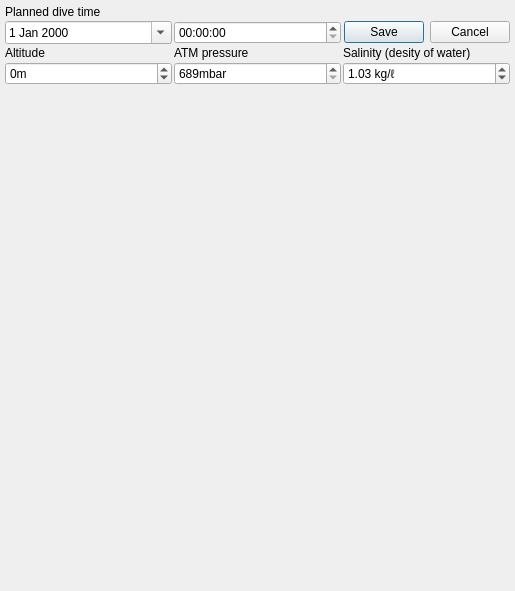
<?xml version="1.0" encoding="UTF-8"?>
<ui version="4.0">
 <class>DivePlanner</class>
 <widget class="QWidget" name="DivePlanner">
  <property name="enabled">
   <bool>true</bool>
  </property>
  <property name="geometry">
   <rect>
    <x>0</x>
    <y>0</y>
    <width>515</width>
    <height>591</height>
   </rect>
  </property>
  <layout class="QGridLayout" name="gridLayout">
   <property name="leftMargin">
    <number>5</number>
   </property>
   <property name="topMargin">
    <number>5</number>
   </property>
   <property name="rightMargin">
    <number>5</number>
   </property>
   <property name="bottomMargin">
    <number>5</number>
   </property>
   <property name="spacing">
    <number>0</number>
   </property>
   <item row="6" column="1">
    <widget class="QScrollArea" name="scrollArea">
     <property name="frameShape">
      <enum>QFrame::NoFrame</enum>
     </property>
     <property name="frameShadow">
      <enum>QFrame::Plain</enum>
     </property>
     <property name="widgetResizable">
      <bool>true</bool>
     </property>
     <widget class="QWidget" name="scrollAreaWidgetContents">
      <property name="geometry">
       <rect>
        <x>0</x>
        <y>0</y>
        <width>505</width>
        <height>581</height>
       </rect>
      </property>
      <layout class="QGridLayout" name="gridLayout_2">
       <property name="leftMargin">
        <number>0</number>
       </property>
       <property name="topMargin">
        <number>0</number>
       </property>
       <property name="rightMargin">
        <number>0</number>
       </property>
       <property name="bottomMargin">
        <number>0</number>
       </property>
       <property name="spacing">
        <number>2</number>
       </property>
       <item row="5" column="0" colspan="3">
        <widget class="TableView" name="tableWidget" native="true">
         <property name="sizePolicy">
          <sizepolicy hsizetype="MinimumExpanding" vsizetype="MinimumExpanding">
           <horstretch>0</horstretch>
           <verstretch>0</verstretch>
          </sizepolicy>
         </property>
         <property name="minimumSize">
          <size>
           <width>0</width>
           <height>50</height>
          </size>
         </property>
        </widget>
       </item>
       <item row="4" column="0" colspan="3">
        <widget class="TableView" name="cylinderTableWidget" native="true">
         <property name="sizePolicy">
          <sizepolicy hsizetype="MinimumExpanding" vsizetype="Fixed">
           <horstretch>0</horstretch>
           <verstretch>0</verstretch>
          </sizepolicy>
         </property>
         <property name="minimumSize">
          <size>
           <width>0</width>
           <height>50</height>
          </size>
         </property>
        </widget>
       </item>
       <item row="0" column="0">
        <widget class="QLabel" name="label">
         <property name="sizePolicy">
          <sizepolicy hsizetype="Expanding" vsizetype="Preferred">
           <horstretch>0</horstretch>
           <verstretch>0</verstretch>
          </sizepolicy>
         </property>
         <property name="text">
          <string>Planned dive time</string>
         </property>
        </widget>
       </item>
       <item row="1" column="0">
        <widget class="QDateEdit" name="dateEdit">
         <property name="sizePolicy">
          <sizepolicy hsizetype="Expanding" vsizetype="Fixed">
           <horstretch>0</horstretch>
           <verstretch>0</verstretch>
          </sizepolicy>
         </property>
         <property name="calendarPopup">
          <bool>true</bool>
         </property>
        </widget>
       </item>
       <item row="1" column="1">
        <widget class="QTimeEdit" name="startTime">
         <property name="sizePolicy">
          <sizepolicy hsizetype="Expanding" vsizetype="Fixed">
           <horstretch>0</horstretch>
           <verstretch>0</verstretch>
          </sizepolicy>
         </property>
        </widget>
       </item>
       <item row="1" column="2">
        <widget class="QDialogButtonBox" name="buttonBox">
         <property name="sizePolicy">
          <sizepolicy hsizetype="Expanding" vsizetype="Fixed">
           <horstretch>0</horstretch>
           <verstretch>0</verstretch>
          </sizepolicy>
         </property>
         <property name="standardButtons">
          <set>QDialogButtonBox::Cancel|QDialogButtonBox::Save</set>
         </property>
        </widget>
       </item>
       <item row="2" column="0">
        <widget class="QLabel" name="label_7">
         <property name="text">
          <string>Altitude</string>
         </property>
        </widget>
       </item>
       <item row="2" column="1">
        <widget class="QLabel" name="label_2">
         <property name="text">
          <string>ATM pressure</string>
         </property>
        </widget>
       </item>
       <item row="2" column="2">
        <widget class="QLabel" name="label_3">
         <property name="text">
          <string>Salinity (desity of water)</string>
         </property>
        </widget>
       </item>
       <item row="3" column="1">
        <widget class="QSpinBox" name="ATMPressure">
         <property name="sizePolicy">
          <sizepolicy hsizetype="Expanding" vsizetype="Fixed">
           <horstretch>0</horstretch>
           <verstretch>0</verstretch>
          </sizepolicy>
         </property>
         <property name="suffix">
          <string>mbar</string>
         </property>
         <property name="minimum">
          <number>689</number>
         </property>
         <property name="maximum">
          <number>1100</number>
         </property>
        </widget>
       </item>
       <item row="3" column="0">
        <widget class="QSpinBox" name="atmHeight">
         <property name="sizePolicy">
          <sizepolicy hsizetype="Expanding" vsizetype="Fixed">
           <horstretch>0</horstretch>
           <verstretch>0</verstretch>
          </sizepolicy>
         </property>
         <property name="suffix">
          <string>m</string>
         </property>
         <property name="minimum">
          <number>-100</number>
         </property>
         <property name="maximum">
          <number>3000</number>
         </property>
         <property name="singleStep">
          <number>10</number>
         </property>
        </widget>
       </item>
       <item row="3" column="2">
        <widget class="QDoubleSpinBox" name="salinity">
         <property name="sizePolicy">
          <sizepolicy hsizetype="Expanding" vsizetype="Fixed">
           <horstretch>0</horstretch>
           <verstretch>0</verstretch>
          </sizepolicy>
         </property>
         <property name="suffix">
          <string> kg/ℓ</string>
         </property>
         <property name="minimum">
          <double>1.000000000000000</double>
         </property>
         <property name="maximum">
          <double>1.050000000000000</double>
         </property>
         <property name="singleStep">
          <double>0.010000000000000</double>
         </property>
         <property name="value">
          <double>1.030000000000000</double>
         </property>
        </widget>
       </item>
      </layout>
     </widget>
    </widget>
   </item>
  </layout>
 </widget>
 <customwidgets>
  <customwidget>
   <class>TableView</class>
   <extends>QWidget</extends>
   <header>tableview.h</header>
   <container>1</container>
  </customwidget>
 </customwidgets>
 <tabstops>
  <tabstop>startTime</tabstop>
  <tabstop>buttonBox</tabstop>
  <tabstop>scrollArea</tabstop>
 </tabstops>
 <resources/>
 <connections/>
</ui>
